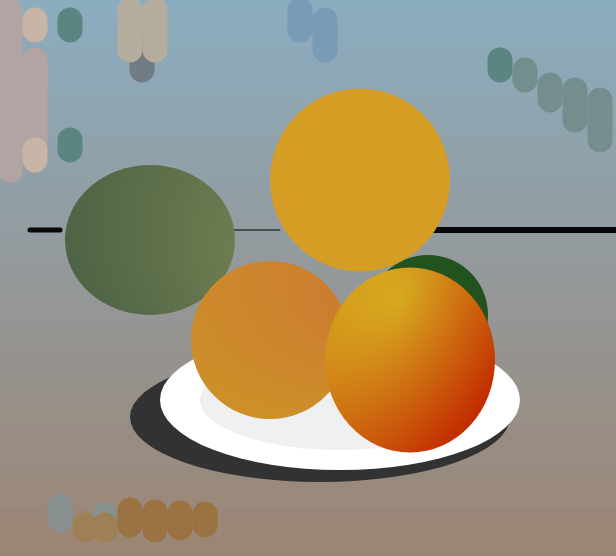
Frame 1 (no input)
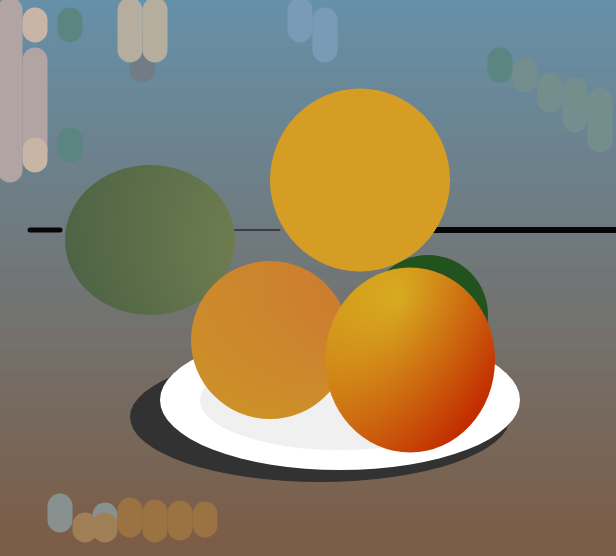
Frame 60 (no input)
Frame 120 (the mouse pressed at the canvas centre since frame 60): identical to frame 60, image omitted

The p5.js sketch that drew these frames (run headless with seeded random() and noise() and a simulated clock; from frame 60 on, the mouse is pressed at the canvas centre):

// p5.js sketch
// ── sketch.js
const Y_AXIS = 1;
const X_AXIS = 2;
let b1, b2;

function setup() {
  createCanvas(616, 556);

  b1 = color(102,146,172);
  b2 = color(124,93,70);

  angleMode(DEGREES)
}

function draw() {
  //background
  setGradient(0, 0, width, height, b1, b2, Y_AXIS);

  stroke(7)
  strokeWeight(5)
  line(30, 230, 60, 230)
  stroke(3)
  strokeWeight(1)
  line(230, 230, 280, 230)
  stroke(7)
  strokeWeight(6)
  line(350, 230, 616, 230)

  //background details
  stroke(177, 164, 162) //grey
  strokeWeight(25)
  line(10, 10, 10, 170)
  line(35, 60, 35, 150)
  stroke(113,124,133)
  line(142, 50, 142, 70)

  stroke(200, 181, 166) //yellowgrey
  line(35, 20, 35, 30)
  line(35, 150, 35, 160)

  stroke(121, 155, 182) //light blue
  line(300, 10, 300, 30)
  line(325, 20, 325, 50)

  stroke(181, 174, 158) //beigegrey
  line(130, 10, 130, 50)
  line(155, 10, 155, 50)

  stroke(91, 133, 128) //green
  line(70, 20, 70, 30)
  line(70, 140, 70, 150)
  line(500, 60, 500, 70)

  stroke(116, 141, 141) //lighter green
  line(525, 70, 525, 80)
  line(550, 85, 550, 100)
  line(575, 90, 575, 120)
  line(600, 100, 600, 140)

  stroke(136, 145, 143) //grey blue
  line(60, 506, 60, 520)
  line(105, 515, 105, 520)

  stroke(159, 128, 86) //beigebrown
  line(85, 525, 85, 530)
  line(105, 525, 105, 530)

  stroke(155, 114, 66) //brownred
  line(130, 510, 130, 525)
  line(155, 512, 155, 530)
  line(180, 513, 180, 528)
  line(205, 514, 205, 525)



  //shadow of plate
  noStroke()
  fill(50)
  ellipse(320, 417, 380, 130)

  //plate
  noStroke()
  fill(255)
  ellipse(340, 400, 360, 140)
  noStroke()
  fill(240)
  ellipse(340, 400, 280, 100)

  //green apple behind right side pear
  fill(34,82,30)
  ellipse(428, 315, 120, 120)

  //green pear left side
  //https://github.com/Creativeguru97/YouTube_tutorial/blob/master/p5_hacks/Gradient_effect/radical_gradient/sketch.js
  radialGradient(
    360, 280, 0,//Start pX, pY, start circle radius
    125, 140, 380,//End pX, pY, End circle radius
    color(133,141,88), //Start color
    color(19,56,48), //End color
  ); 
  ellipse(150, 240, 170, 150)

  //left bottom pear
  //https://github.com/Creativeguru97/YouTube_tutorial/blob/master/p5_hacks/Gradient_effect/radical_gradient/sketch.js
  radialGradient(
    400, 300, 0,//Start pX, pY, start circle radius
    170, 185, 380,//End pX, pY, End circle radius
    color(204,119,51), //Start color
    color(206,175,26), //End color
  );
  ellipse(270, 340, 158, 158)

  //right bottom pear
  //https://github.com/Creativeguru97/YouTube_tutorial/blob/master/p5_hacks/Gradient_effect/radical_gradient/sketch.js
  radialGradient(
    400, 300, 0,//Start pX, pY, start circle radius
    170, 185, 380,//End pX, pY, End circle radius
    color(215,170,32), //Start color
    color(195,46,1), //End color
  );
  ellipse(410, 360, 170, 185)

  //biggest pear
  
  fill(214,157,36)
  ellipse(360, 180, 180, 183)
}

//p5JS Reference page
function setGradient(x, y, w, h, c1, c2, axis) {
  noFill();

  if (axis === Y_AXIS) {
    // Top to bottom gradient
    for (let i = y; i <= y + h; i++) {
      let inter = map(i, y, y + h, 0, 1);
      let c = lerpColor(c1, c2, inter);
      stroke(c);
      line(x, i, x + w, i);
    }
  } 
}

function radialGradient(sX, sY, sR, eX, eY, eR, colorS, colorE){
  let gradient = drawingContext.createRadialGradient(
    sX, sY, sR, eX, eY, eR
  );
  gradient.addColorStop(0, colorS);
  gradient.addColorStop(1, colorE);

  drawingContext.fillStyle = gradient;
}//https://github.com/Creativeguru97/YouTube_tutorial/blob/master/p5_hacks/Gradient_effect/radical_gradient/sketch.js
